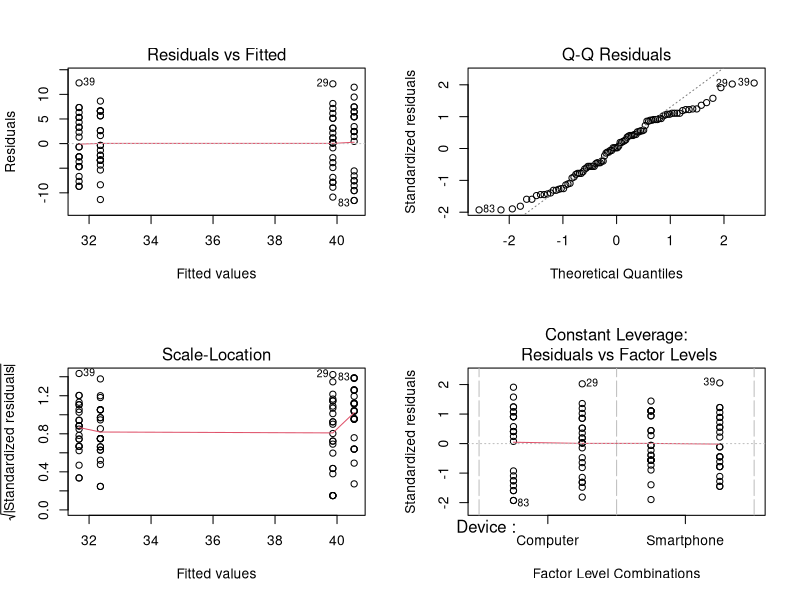

The R script that drew this image: (Note: this script raises an error after producing the figure.)
## ---- chunk 1
knitr::opts_chunk$set(echo = TRUE)
## ---- chunk 2
piloto <- read.csv2("data/piloto.csv", header = TRUE, sep = ";")
piloto$Individual <- as.factor(piloto$Individual)
piloto$Device <- as.factor(piloto$Device)
piloto$Type <- as.factor(piloto$Type)
## ---- chunk 3

## ---- chunk 4
palabras <- read.csv2("data.csv", header = TRUE, sep = ";")
piloto$Individual <- as.factor(piloto$Individual)
piloto$Device <- as.factor(piloto$Device)
piloto$Type <- as.factor(piloto$Type)
## ---- chunk 5
palabras.aov <- aov(Count ~ Device + Type, data = palabras)
summary(palabras.aov)
## ---- chunk 6
par(mfrow = c(2,2))
plot(palabras.aov)
## ---- chunk 7
mu <- mean(palabras$Count); mu
model.tables(palabras.aov)
## ---- chunk 8
palabras.tukey <- TukeyHSD(palabras.tukey, ordered = T, which = "matriz")
palabras.tukey
